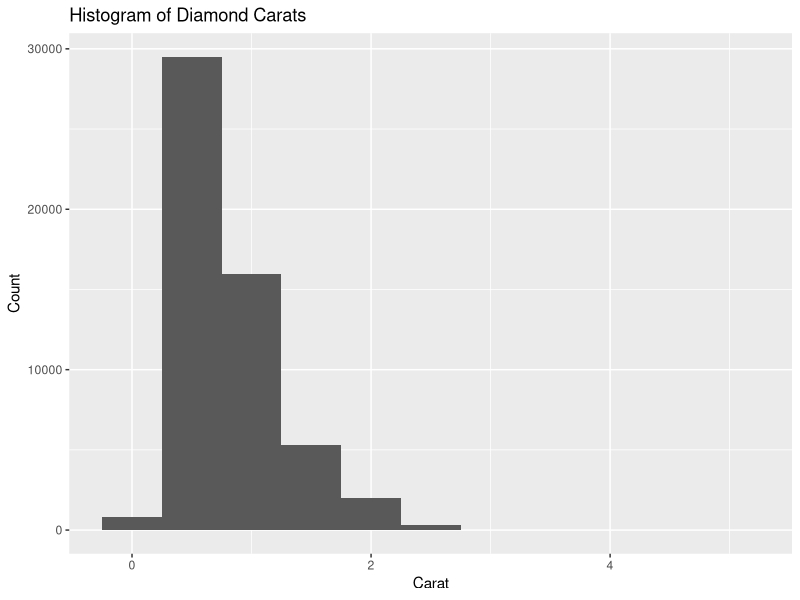
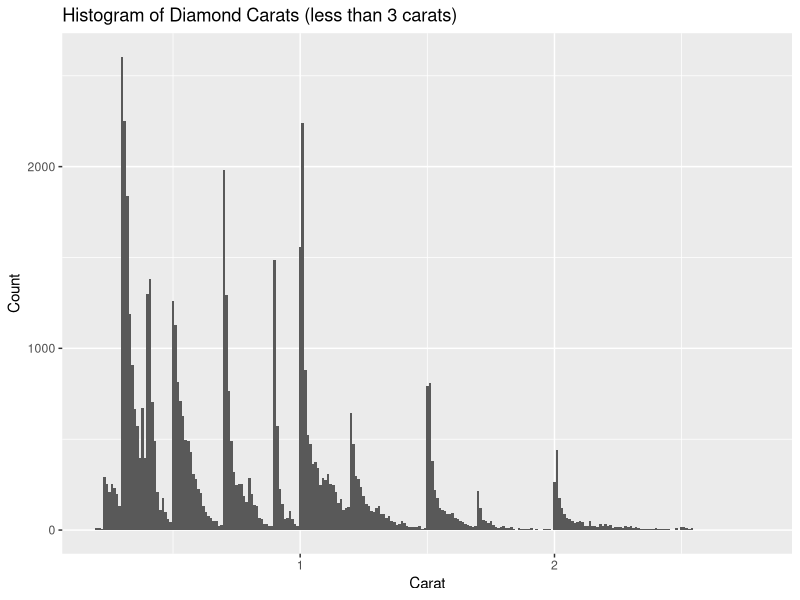
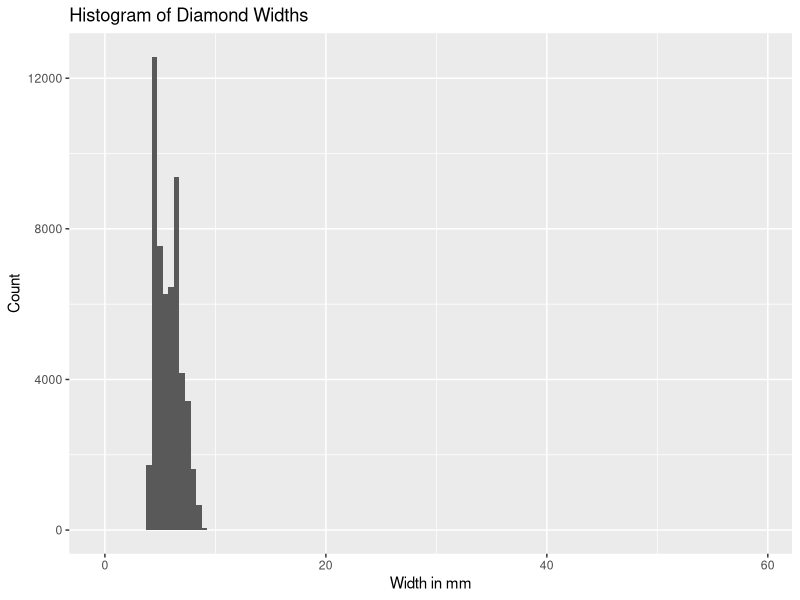
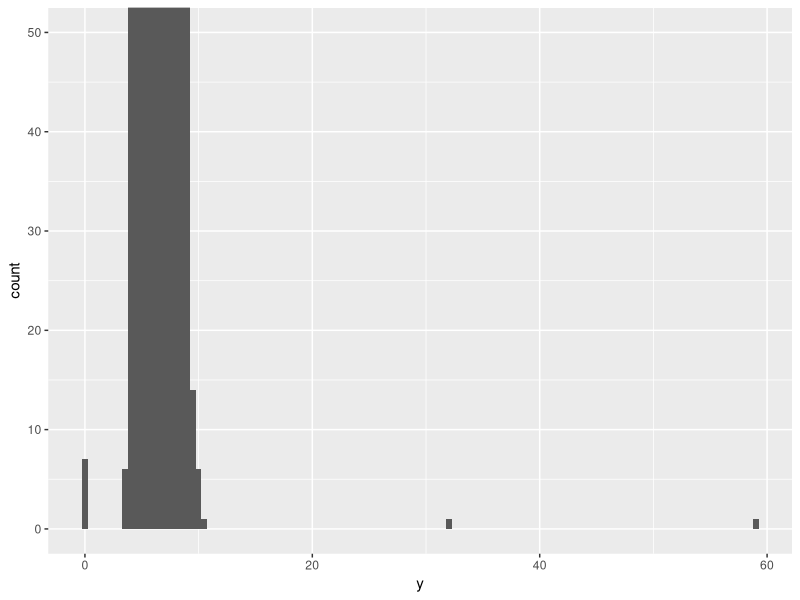
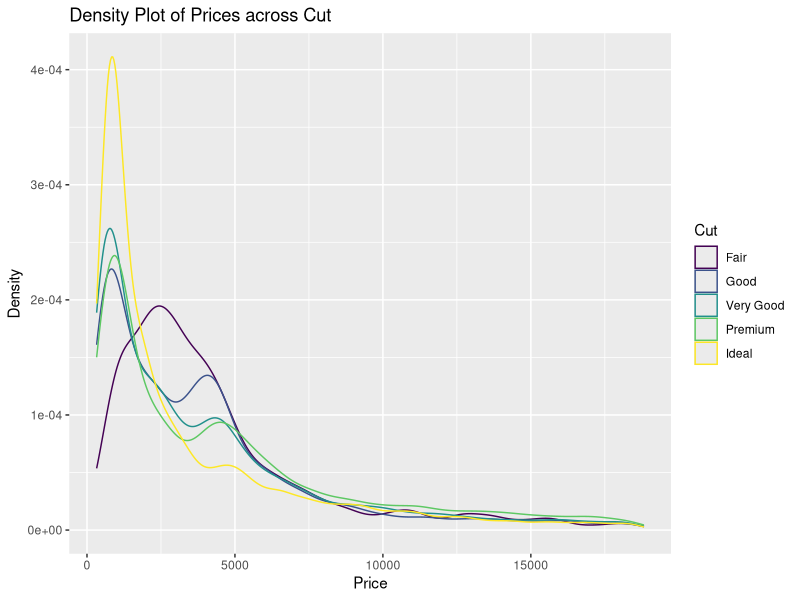

Write the R code that produced these figures, in order.
## ---- chunk 1
library(tidyverse)
Data <- ggplot2::diamonds
## ---- chunk 2
ggplot(Data, aes(x = carat)) +
  geom_histogram(binwidth = 0.5) +
  labs(
    x = "Carat",
    y = "Count",
    title = "Histogram of Diamond Carats"
  )
## ---- chunk 3
smaller <- Data |> 
  filter(carat < 3)

ggplot(smaller, aes(x = carat)) +
  geom_histogram(binwidth = 0.01) +
  labs(
    x = "Carat",
    y = "Count",
    title = "Histogram of Diamond Carats (less than 3 carats)"
  )
## ---- chunk 4
ggplot(Data, aes(x = y)) + 
  geom_histogram(binwidth = 0.5) +
  labs(
    x = "Width in mm",
    y = "Count",
    title = "Histogram of Diamond Widths"
  )
## ---- chunk 5
ggplot(diamonds, aes(x = y)) + 
  geom_histogram(binwidth = 0.5) +
  coord_cartesian(ylim = c(0, 50))
## ---- chunk 6
Data |> 
  arrange(y) |> 
  relocate(y)
## ---- chunk 7
summary(Data$y)
## ---- chunk 8
Data |> 
  arrange(desc(y)) |> 
  relocate(x, y, z, price)
## ---- chunk 9
summary(Data$price)
## ---- chunk 10
ggplot(Data, aes(x = price, color = cut)) +
  geom_density() +
  labs(
    x = "Price",
    y = "Density",
    color = "Cut",
    title = "Density Plot of Prices across Cut"
  )
